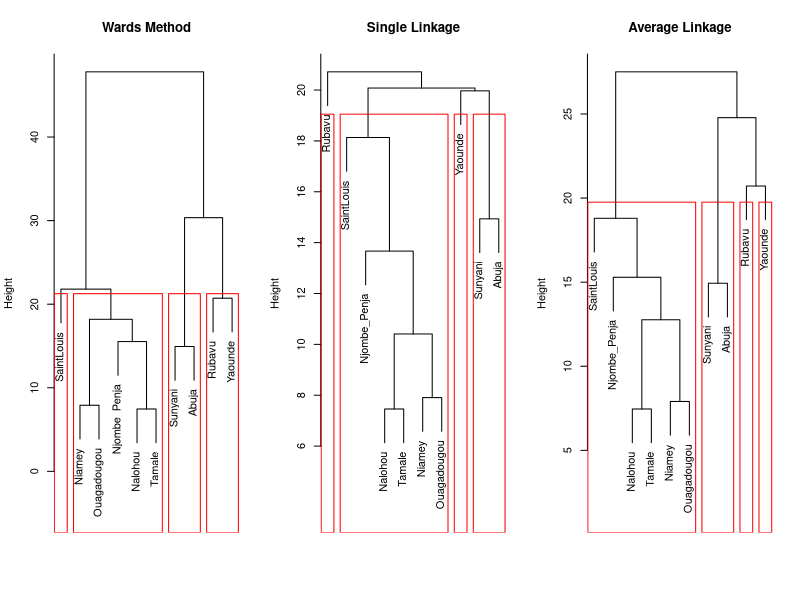
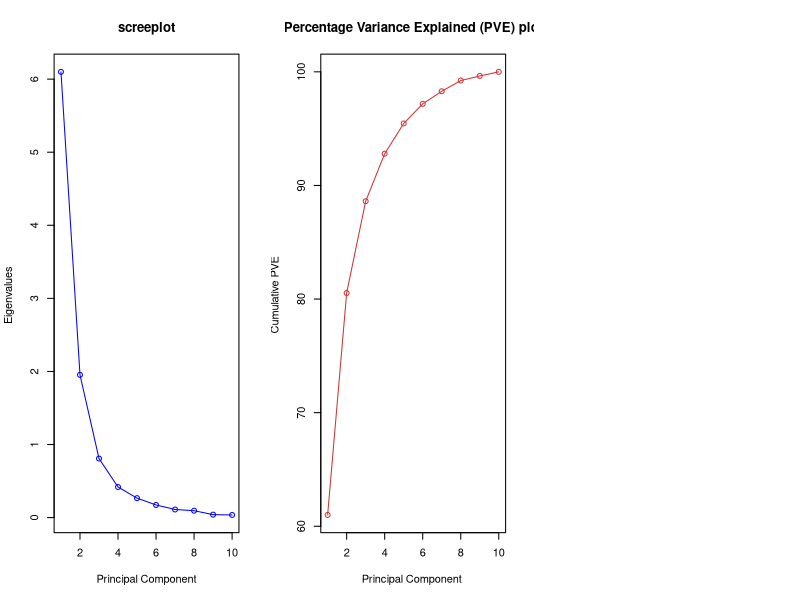

The R source for these figures, in order: (Note: this script raises an error after producing the figures.)



library(readxl)
require(psych)
library(readr)
#years <- read_excel("~/AIMS/REVIEW PHASE/RESEARCH METHODS FOR CLIMATE/Assignments/Data/year.xlsx", col_names = FALSE)
#Year=data.frame(years)

#year=Year[,1] 

############################################################
#CLUSTER ANALYSIS (CA)
###############################################################
setwd("~/AIMS/REVIEW PHASE/RESEARCH METHODS FOR CLIMATE/Assignments/Data")
Data1 <- read_csv("Data1.csv")
#Data1 <- read_csv("Data1.csv")
#Data1 <- read_csv("AIMS/REVIEW PHASE/RESEARCH METHODS FOR CLIMATE/Assignments/Data/Data1.csv")
#Data1 <- read_excel("~/AIMS/REVIEW PHASE/RESEARCH METHODS FOR CLIMATE/Assignments/Data/Data1.xlsx")
Data=Data1[,-1]
View(Data1)
#yy.scaled=scale(Data)



####### performing the clustering############
#yy.clus=hclust(dist(t(yy.scaled)),method='ward.D')

#####plotting the tree#################
#plot(yy.clus,hang=-2)


data2 <- scale(Data) ## standardizing the variables
data3<- dist(data2) # distance computation with year as observation
 
data4 <- dist(t(data2)) # distance computation with year as variables

ward = hclust(data4,method='ward.D2')
single= hclust(data4,method='single')
average = hclust(data4,method='average')


## Plotting the dendogram
par(mfrow = c(1 ,3))
plot(ward, main = 'Wards Method',xlab =" ", sub ="")
rect.hclust(ward, k =4, border = 'red') ## selecting three clusters
plot(single, main = 'Single Linkage',xlab =" ", sub ="")
rect.hclust(single, k =4, border = 'red') ## selecting three clusters
plot(average, main = 'Average Linkage',xlab =" ", sub ="")
rect.hclust(average, k =4, border = 'red') ## selecting three clusters

## cutting the trees to see the groups selected above
cutree (ward,4)
cutree (single,4)
cutree (average,4)



############################################################
#PRINCIPAL COMPONENT ANALYSIS (PCA)
###############################################################

pc1 <- principal(data2, nfactors = 3, rotate = "none")

pc1$loadings
pc1 # the full model to see the loadings, Eigenvalues  (SS loadings) and variance accounted for
pc1$scores




## screeplot
#par(mfrow = c(1,2))
pve <- 100* pc1$values/sum(pc1$values) 
plot(pc1$values, type ="o" , ylab ="Eigenvalues " , xlab ="Principal Component" ,
     col ="blue", main = 'screeplot')
plot (cumsum(pve) , type ="o" , ylab ="Cumulative PVE " , xlab ="Principal Component " , col ="brown3 ",
      main = 'Percentage Variance Explained (PVE) plot')


pve1 <- 100* pc2$values/sum(pc2$values) 
plot (cumsum(pve1) , type ="o" , ylab ="Cumulative PVE " , xlab ="Principal Component " , col ="brown3 ",
      main = 'Percentage Variance Explained (PVE) plot')



## Rotated PCA after extracting four components
pc2 <- principal(data2, nfactors =3, rotate = "varimax") 
pc2$scores


scores<- as.data.frame(pc2$scores)  #scores after rotation
years=Data1$Year
#plotting some of the scores
par(mfrow=c(3,1))
plot(scores$RC3[1:120]~years[1:120],type ="o", xlab = 'year', ylab='RC3', main='Score plot of Rotated Component 3',col="tomato3")
abline(h=0.0, col="black")
plot(scores$RC3[121:241]~years[121:241],type ="o", xlab = 'year', ylab='RC3', main='Score plot of Rotated Component 3',col="tomato3")
abline(h=0.0, col="black")
plot(scores$RC3[242:612]~years[242:612],type ="o", xlab = 'year', ylab='RC3', main='Score plot of Component 3',col="tomato3")
abline(h=0.0, col="black")


plot(scores$RC2[1:120]~years[1:120],type ="o", xlab = 'year', ylab='RC2', main=' Score plot of Rotated Component 2',col="tomato3")
plot(scores$RC2[121:241]~years[121:241],type ="o", xlab = 'year', ylab='RC2', main='Score plot of Rotated Component 2',col="tomato3")
plot(scores$RC2[242:612]~years[242:612],type ="o", xlab = 'year', ylab='RC2', main=' Score plot of Rotated Component 2',col="tomato3")


plot(scores$RC1[1:120]~years[1:120],type ="o", xlab = 'year', ylab='RC1', main=' Score plot of Rotated Component 1',col="tomato3")
plot(scores$RC1[121:241]~years[121:241],type ="o", xlab = 'year', ylab='RC1', main='Score plot of Rotated Component 1',col="tomato3")
plot(scores$RC1[242:612]~years[242:612],type ="o", xlab = 'year', ylab='RC1', main='Score plot of Rotated Component 1',col="tomato3")

#plot(scores$RC2~year,type ="o", xlab = 'year', ylab='RC2', main='Rotated Component 2')

### scores plot for rotated
#RC11<- read_csv("AIMS/REVIEW PHASE/RESEARCH METHODS FOR CLIMATE/Assignments/Data/xx.csv")

#library(ggplot2)
#RC1=data.frame(RC11)
#Rc1=RC1[241:612,]
#Rc2=RC1[1:240,]

#ggplot(Rc1, aes(x=Rc1$Year, y=Rc1$x)) +
#  geom_line()+geom_point()+ylab("RC1")+ggtitle("Scores plot of RC1 for rotated PCA ")

#ggplot(Rc2, aes(x=year, y=x)) +
  #geom_line()+geom_point()+ylab("RC1")+ggtitle("Scores plot of RC1 for rotated PCA")+xlim(1960,1980)


a=lm(scores$RC1~years)
summary(a)
pr.lm <- predict(a)

plot(years,scores$RC1 , "l", las=1, xlab="Time", ylab="Temperature")
lines(pr.lm~years, col="blue", lwd=2)



